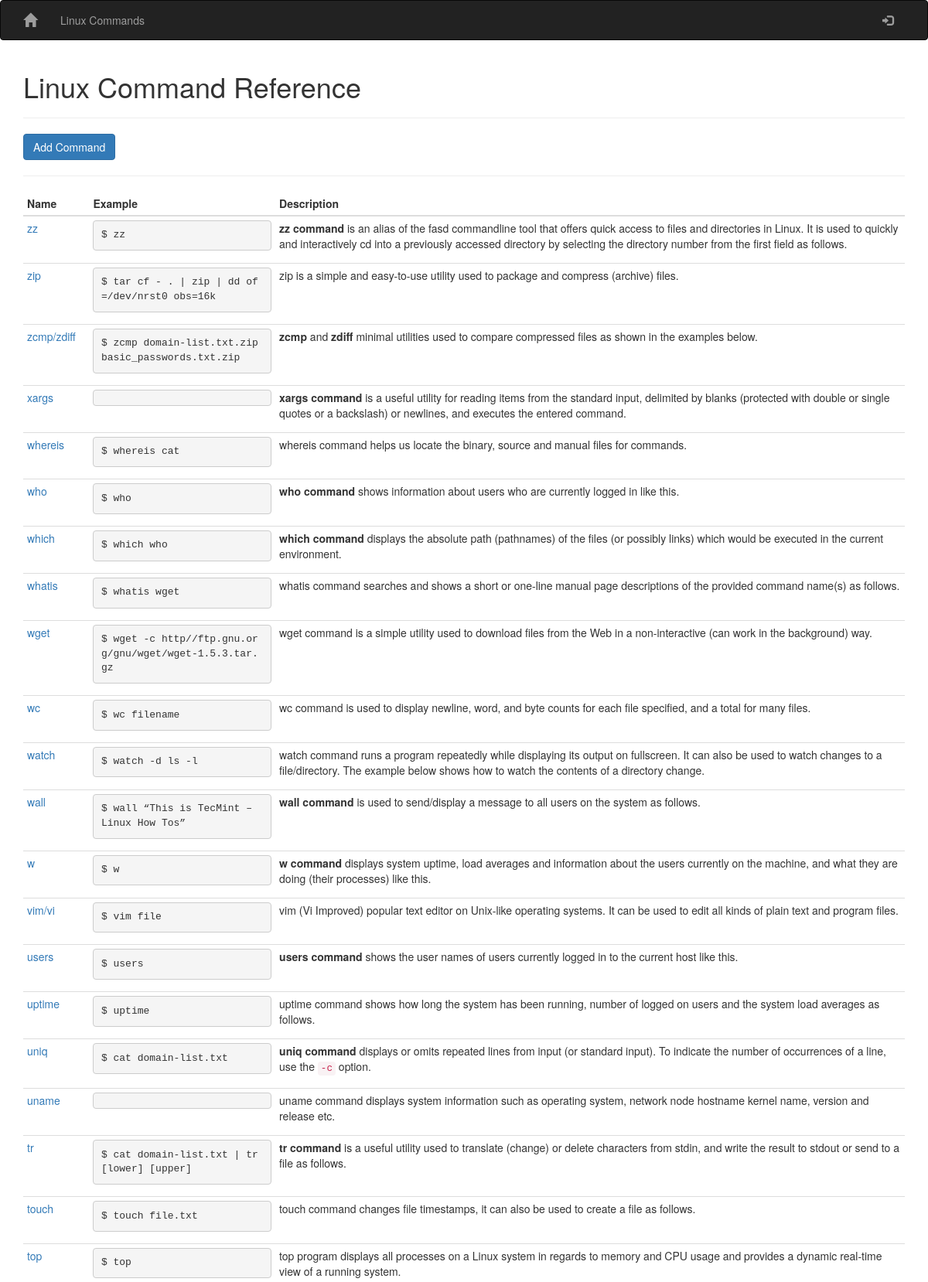
The app's page /linux_commands (upper part) with its own data.
### app/models.py (models this page shows, shortened)
class LinuxCommand(db.Model):
    id = db.Column(db.Integer, primary_key=True)
    name = db.Column(db.String)
    description = db.Column(db.Text)
    code = db.Column(db.Text)

### app/routes.py (the view)
@app.route('/linux_commands', methods=['GET','POST'])
def linux_commands():
    page = request.args.get('page', 1, type=int)
    commands = LinuxCommand.query.order_by(LinuxCommand.id.desc()).paginate(page, app.config['POSTS_PER_PAGE'], False)
    next_url = url_for('index', page=commands.next_num) \
        if commands.has_next else None
    prev_url = url_for('index', page=commands.prev_num) \
        if commands.has_prev else None
    return render_template("linux_commands.html", title='Linux Commands',commands=commands.items,next_url=next_url, prev_url=prev_url)

### app/templates/linux_commands.html (shortened to what this page needs)
{% extends "base.html" %}
{% block app_content %}
    <h1>Linux Command Reference</h1>
    <hr/>
    <a class="btn btn-primary" href="{{url_for('add_linux_commands')}}">Add Command</a>
<br/>
<hr/>
<table class="table table-dark table-condensed">
    <thead>
        <tr>
            <th>Name</th>
            <th>Example</th>
            <th>Description</th>
        </tr>
    </thead>
    {% for command in commands %}
        {% include '_command.html' %}
    {% endfor %}
</table>
{% endblock %}

### app/templates/base.html (shortened to what this page needs)
{% extends 'bootstrap/base.html' %}
{% block navbar %}
    <nav class="navbar navbar-inverse">
        <div class="container">
            <div class="navbar-header">
                <a class="navbar-brand" href="{{ url_for('index')}}"><span class="glyphicon glyphicon-home"></span></a>
            </div>
            <div class="collapse navbar-collapse" id="MainNav">
                <ul class="nav navbar-nav">
                    <li><a href="{{url_for('linux_commands')}}">Linux Commands</a></li>
                </ul>
                <ul class="nav navbar-nav navbar-right">
                    {% if current_user.is_anonymous %}
                    <li><a href="{{ url_for('login') }}"><span class="glyphicon glyphicon-log-in"></span></a></li>
                    {% else %}
                    <li><a href="{{ url_for('logout') }}"><span class="glyphicon glyphicon-log-out"></span> Logout</a></li>
                    {% endif %}
                </ul>
            </div>
        </div>
    </nav>
{% endblock %}
{% block content %}
    <div class="container" >
        {% block app_content %}{% endblock %}
    </div>
{% endblock %}
{% block head %}
    {{super()}}
{% endblock %}

### app/templates/_command.html
        <tr>
            <td>
                <a class="font-weight-bold" href="{{url_for('edit_linux_command',id=command.id)}}">{{command.name}}</a>
            </td>
            <td>
                <pre><code>{{command.code}}</code></pre>
            </td>
            <td>{{command.description|markdown}}</td>
         </tr>

### records on screen
LinuxCommand: name "zz", code "$ zz", description "zz command is an alias of the fasd commandline tool that offers quick access to files and directories in Linux. It is used to quickly and interactively cd into a previously accessed directory by selecting the directory number from the first field as follows."
LinuxCommand: name "zip", code "$ tar cf - . | zip | dd of=/dev/nrst0 obs=16k", description "zip is a simple and easy-to-use utility used to package and compress (archive) files."
LinuxCommand: name "zcmp/zdiff", code "$ zcmp domain-list.txt.zip basic_passwords.txt.zip", description "zcmp and zdiff minimal utilities used to compare compressed files as shown in the examples below."
LinuxCommand: name "xargs", description "xargs command is a useful utility for reading items from the standard input, delimited by blanks (protected with double or single quotes or a backslash) or newlines, and executes the entered command."
LinuxCommand: name "whereis", code "$ whereis cat", description "whereis command helps us locate the binary, source and manual files for commands."
LinuxCommand: name "who", code "$ who", description "who command shows information about users who are currently logged in like this."
LinuxCommand: name "which", code "$ which who", description "which command displays the absolute path (pathnames) of the files (or possibly links) which would be executed in the current environment."
LinuxCommand: name "whatis", code "$ whatis wget", description "whatis command searches and shows a short or one-line manual page descriptions of the provided command name(s) as follows."
LinuxCommand: name "wget", code "$ wget -c http//ftp.gnu.org/gnu/wget/wget-1.5.3.tar.gz", description "wget command is a simple utility used to download files from the Web in a non-interactive (can work in the background) way."
LinuxCommand: name "wc", code "$ wc filename", description "wc command is used to display newline, word, and byte counts for each file specified, and a total for many files."
LinuxCommand: name "watch", code "$ watch -d ls -l", description "watch command runs a program repeatedly while displaying its output on fullscreen. It can also be used to watch changes to a file/directory. The example below shows how to watch the contents of a directory change."
LinuxCommand: name "wall", code "$ wall “This is TecMint – Linux How Tos”", description "wall command is used to send/display a message to all users on the system as follows."
LinuxCommand: name "w", code "$ w", description "w command displays system uptime, load averages and information about the users currently on the machine, and what they are doing (their processes) like this."
LinuxCommand: name "vim/vi", code "$ vim file", description "vim (Vi Improved) popular text editor on Unix-like operating systems. It can be used to edit all kinds of plain text and program files."
LinuxCommand: name "users", code "$ users", description "users command shows the user names of users currently logged in to the current host like this."
LinuxCommand: name "uptime", code "$ uptime", description "uptime command shows how long the system has been running, number of logged on users and the system load averages as follows."
LinuxCommand: name "uniq", code "$ cat domain-list.txt", description "uniq command displays or omits repeated lines from input (or standard input). To indicate the number of occurrences of a line, use the -c option."
LinuxCommand: name "uname", description "uname command displays system information such as operating system, network node hostname kernel name, version and release etc."
LinuxCommand: name "tr", code "$ cat domain-list.txt | tr [lower] [upper]", description "tr command is a useful utility used to translate (change) or delete characters from stdin, and write the result to stdout or send to a file as follows."
LinuxCommand: name "touch", code "$ touch file.txt", description "touch command changes file timestamps, it can also be used to create a file as follows."
LinuxCommand: name "top", code "$ top", description "top program displays all processes on a Linux system in regards to memory and CPU usage and provides a dynamic real-time view of a running system."
